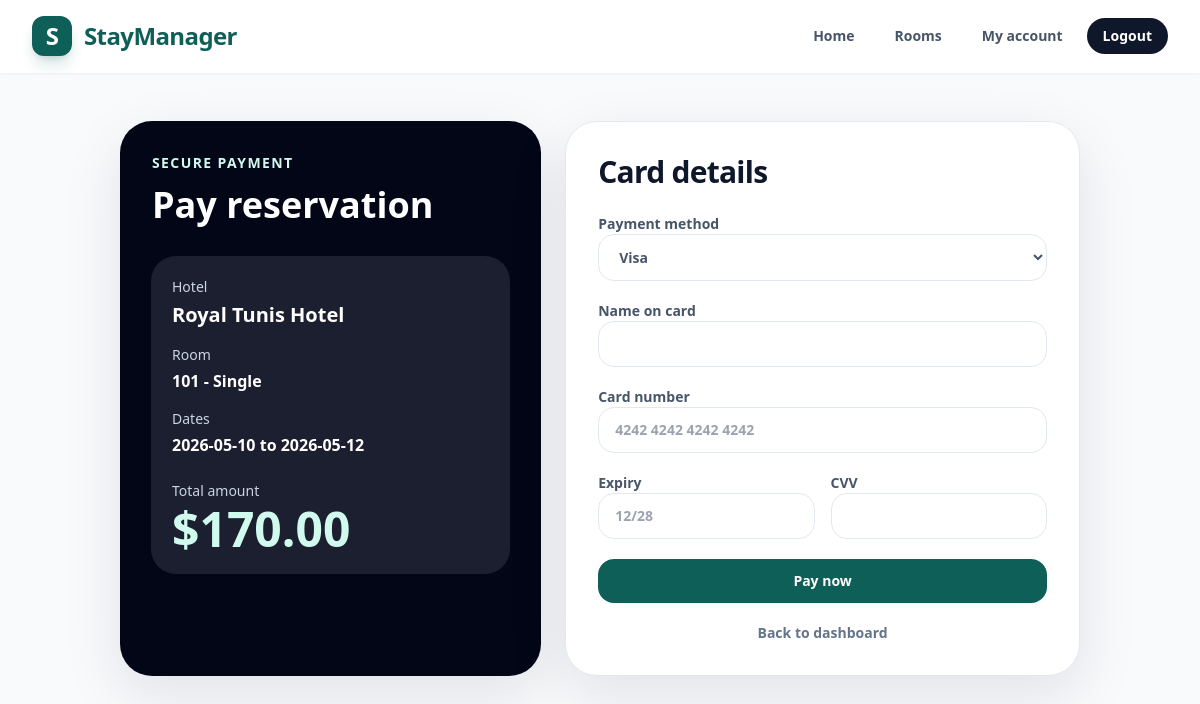
/payment.php?reservation_id=1 (signed in), run on the app's committed database.
### tables this page shows
CREATE TABLE reservations (
    id INT AUTO_INCREMENT PRIMARY KEY,
    user_id INT NOT NULL,
    room_id INT NOT NULL,
    check_in DATE NOT NULL,
    check_out DATE NOT NULL,
    total_price DECIMAL(10, 2) NOT NULL,
    status ENUM('pending', 'confirmed', 'cancelled') NOT NULL DEFAULT 'pending',
    created_at TIMESTAMP DEFAULT CURRENT_TIMESTAMP,
    CONSTRAINT fk_reservations_user FOREIGN KEY (user_id) REFERENCES users(id) ON DELETE CASCADE,
    CONSTRAINT fk_reservations_room FOREIGN KEY (room_id) REFERENCES rooms(id) ON DELETE CASCADE
);

CREATE TABLE hotels (
    id INT AUTO_INCREMENT PRIMARY KEY,
    name VARCHAR(150) NOT NULL,
    city VARCHAR(100) NOT NULL,
    country VARCHAR(100) NOT NULL DEFAULT 'Tunisia',
    stars TINYINT NOT NULL DEFAULT 4,
    photo_url VARCHAR(500) NULL,
    address VARCHAR(255) NOT NULL,
    description TEXT NOT NULL,
    created_at TIMESTAMP DEFAULT CURRENT_TIMESTAMP
);

CREATE TABLE rooms (
    id INT AUTO_INCREMENT PRIMARY KEY,
    hotel_id INT NOT NULL,
    room_number VARCHAR(30) NOT NULL,
    type VARCHAR(80) NOT NULL,
    price DECIMAL(10, 2) NOT NULL,
    status ENUM('available', 'reserved', 'maintenance') NOT NULL DEFAULT 'available',
    unavailable_until DATE NULL,
    description TEXT NULL,
    amenities VARCHAR(255) NULL,
    created_at TIMESTAMP DEFAULT CURRENT_TIMESTAMP,
    CONSTRAINT fk_rooms_hotel FOREIGN KEY (hotel_id) REFERENCES hotels(id) ON DELETE CASCADE
);

### app/Models/Reservation.php (called while the page is built, shortened)
<?php
class Reservation
{
    public function findDetailed(int $id): ?array
    {
        $stmt = $this->db->prepare(
            'SELECT reservations.*, users.name AS user_name, users.email AS user_email,
                    rooms.room_number, rooms.type, rooms.price,
                    payments.status AS payment_status, payments.method AS payment_method, payments.card_last4, payments.paid_at,
                    hotels.name AS hotel_name, hotels.city, hotels.country
             FROM reservations
             JOIN users ON users.id = reservations.user_id
             JOIN rooms ON rooms.id = reservations.room_id
             JOIN hotels ON hotels.id = rooms.hotel_id
             ' . self::PAYMENT_JOIN . '
             WHERE reservations.id = ?'
        );
        $stmt->execute([$id]);
        return $stmt->fetch() ?: null;
    }
}

### app/Core/helpers.php (called while the page is built, shortened)
<?php
function basePath(): string
{
    $scriptName = str_replace('\\', '/', $_SERVER['SCRIPT_NAME'] ?? '');
    $publicPosition = strpos($scriptName, '/public/');
    return '';
}
function url(string $path = ''): string
{
    $path = '/' . ltrim($path, '/');
    return basePath() . ($path === '/' ? '' : $path);
}
function e(?string $value): string
{
    return htmlspecialchars($value ?? '', ENT_QUOTES, 'UTF-8');
}
function money(float|int|string $amount): string
{
    return '$' . number_format((float) $amount, 2);
}

### public/payment.php (the view, shortened to what this page needs)
<?php
require_once __DIR__ . '/../app/bootstrap.php';
$reservationModel = new Reservation($db);
$reservation = $reservationModel->findDetailed((int) ($_GET['reservation_id'] ?? 0));
require_once __DIR__ . '/includes/header.php';
?>
<main class="mx-auto max-w-5xl px-4 py-12 sm:px-6 lg:px-8">
    <section class="animate-page-rise grid gap-6 lg:grid-cols-[0.9fr_1.1fr]">
        <aside class="rounded-[2rem] bg-slate-950 p-8 text-white shadow-soft">
            <p class="text-sm font-black uppercase tracking-widest text-brand-100">Secure payment</p>
            <h1 class="mt-3 text-4xl font-black">Pay reservation</h1>
            <div class="mt-8 rounded-3xl bg-white/10 p-5 ring-1 ring-white/10">
                <p class="text-sm text-slate-300">Hotel</p>
                <p class="mt-1 text-xl font-black"><?= e($reservation['hotel_name']) ?></p>
                <p class="mt-4 text-sm text-slate-300">Room</p>
                <p class="mt-1 font-bold"><?= e($reservation['room_number']) ?> - <?= e($reservation['type']) ?></p>
                <p class="mt-4 text-sm text-slate-300">Dates</p>
                <p class="mt-1 font-bold"><?= e($reservation['check_in']) ?> to <?= e($reservation['check_out']) ?></p>
                <p class="mt-6 text-sm text-slate-300">Total amount</p>
                <p class="mt-1 text-5xl font-black text-brand-100"><?= money($reservation['total_price']) ?></p>
            </div>
        </aside>
        <section class="rounded-[2rem] border border-slate-200 bg-white p-8 shadow-soft">
            <h2 class="text-3xl font-black tracking-tight">Card details</h2>
            <form class="mt-6 grid gap-5" method="post">
                <label class="text-sm font-black text-slate-600">Payment method
                    <select class="rounded-2xl border border-slate-200 px-4 py-3" name="method" required>
                        <option value="Visa">Visa</option>
                    </select>
                </label>
                <label class="text-sm font-black text-slate-600">Name on card
                    <input class="rounded-2xl border border-slate-200 px-4 py-3" type="text" name="card_name" required>
                </label>
                <label class="text-sm font-black text-slate-600">Card number
                    <input class="rounded-2xl border border-slate-200 px-4 py-3" type="text" name="card_number" inputmode="numeric" placeholder="4242 4242 4242 4242" required>
                </label>
                <div class="grid gap-4 sm:grid-cols-2">
                    <label class="text-sm font-black text-slate-600">Expiry
                        <input class="rounded-2xl border border-slate-200 px-4 py-3" type="text" name="expiry" placeholder="12/28" required>
                    </label>
                    <label class="text-sm font-black text-slate-600">CVV
                        <input class="rounded-2xl border border-slate-200 px-4 py-3" type="password" name="cvv" maxlength="4" required>
                    </label>
                </div>
                <button class="rounded-2xl bg-brand-600 px-5 py-3 text-sm font-black text-white transition hover:bg-brand-900" type="submit">Pay now</button>
                <a class="text-center text-sm font-black text-slate-500 transition hover:text-brand-600" href="<?= e(url('/dashboard.php')) ?>">Back to dashboard</a>
            </form>
        </section>
    </section>
</main>
<?php require_once __DIR__ . '/includes/footer.php'; ?>

### public/assets/css/style.css (style rules this page uses)
:root { --brand: #0f766e; --brand-dark: #123735; --border: #e2e8f0; --text: #0f172a; --muted: #64748b; }
a { color: inherit; text-decoration: none; }
label { color: #334155; font-size: 14px; font-weight: 800; }
input, select, textarea { background: #fff; border: 1px solid var(--border); border-radius: 16px; color: var(--text); font: inherit; margin-top: 6px; min-height: 44px; outline: none; padding: 10px 14px; transition: 0.2s ease; width: 100%; }
.animate-page-rise { animation: pageRise 0.7s ease both; }

### data on the page
reservations: hotels.name "Royal Tunis Hotel", room.room_number "101", room.type "Single", check_in "2026-05-10", check_out "2026-05-12", total_price "$170.00"
